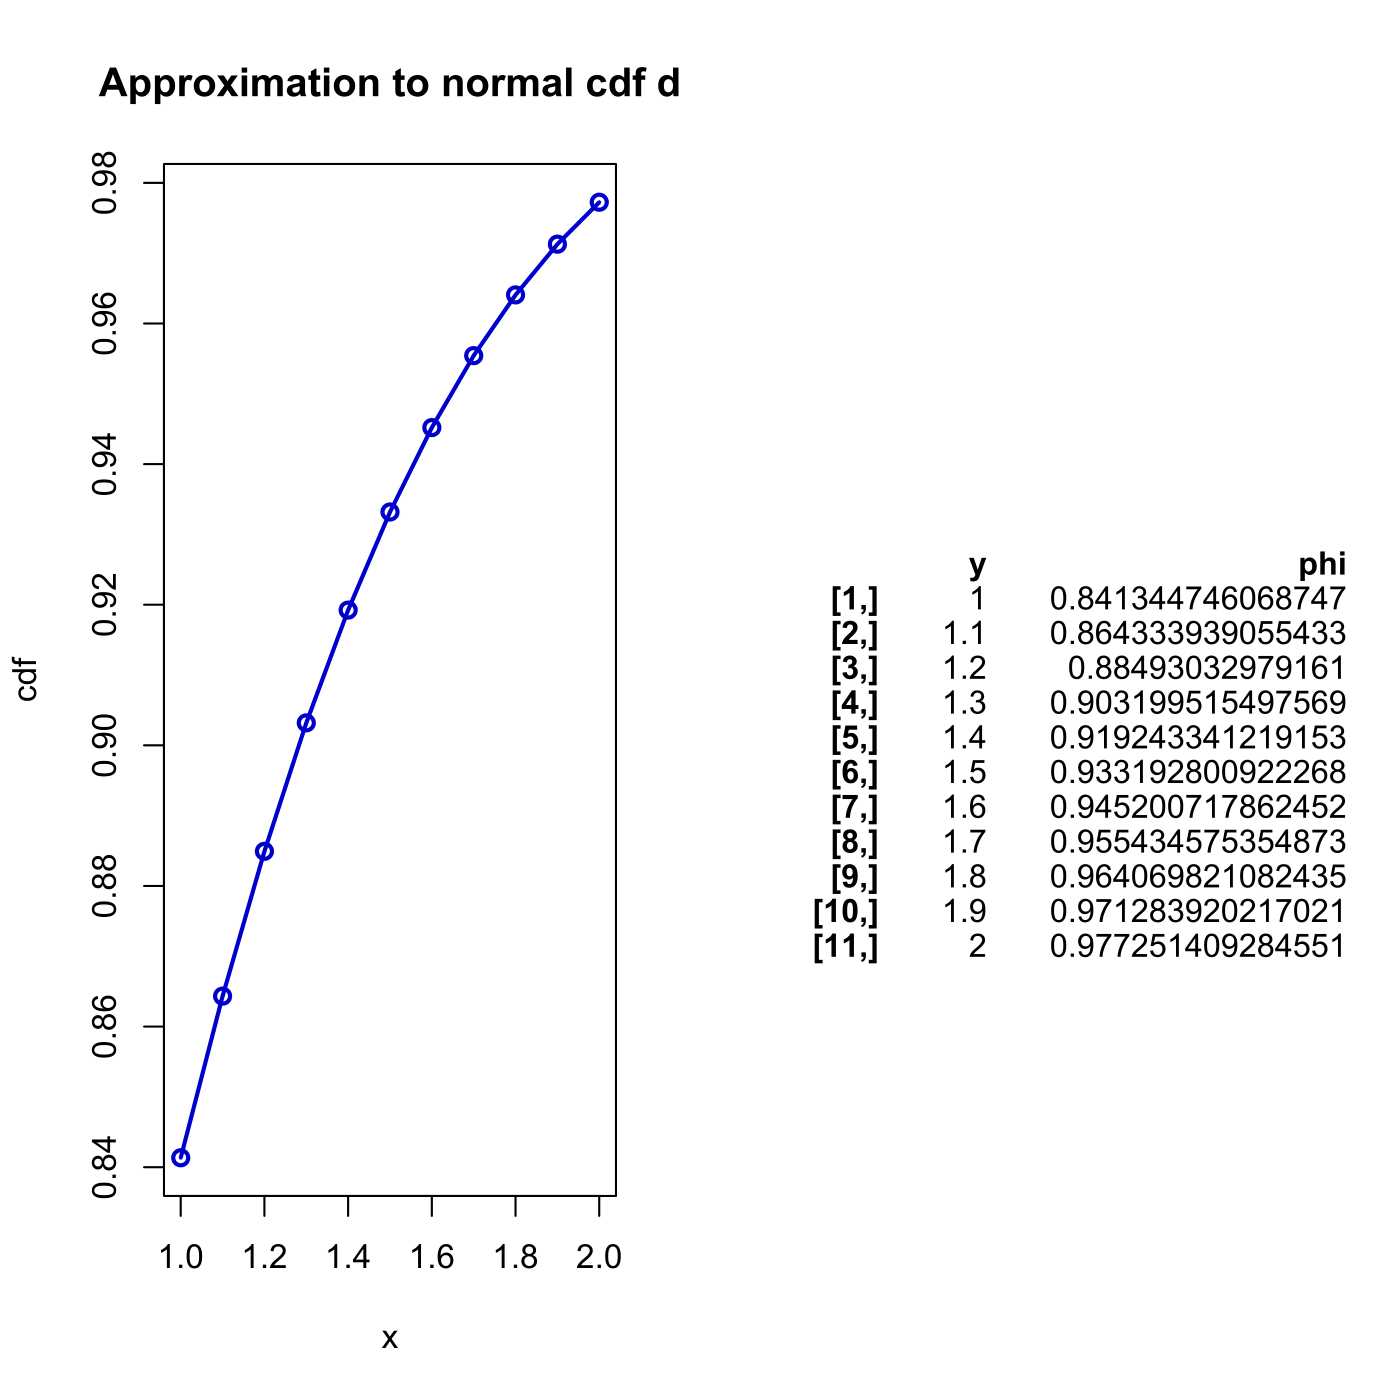

Reproduce this figure in R.
rm(list = ls(all = TRUE))
graphics.off()

# install and load packages
libraries = c("gplots")
lapply(libraries, function(x) if (!(x %in% installed.packages())) {
  install.packages(x)
})
lapply(libraries, library, quietly = TRUE, character.only = TRUE)

# main computation
y   = seq(1, 2, 0.1)   # estimation points
k   = 10               # order number 
n   = 0
sum	= 0
while (n < (k + 1)) {
    sum = sum + ((-1)^n) * y^(2 * n + 1)/(factorial(n) * 2^n * (2 * n + 1))
    n	= n + 1
}
phi = 0.5 + sum/sqrt(2 * pi)

# output
print("Estimation Points")
print(y)
print("Estimated Normal CDF")
print(phi)

# plot
par(mfrow = c(1, 2))
plot(y, phi, lwd = 2, xlab = "x", type = "o", ylab = "cdf", main = "Approximation to normal cdf d", col = "blue3")
textplot(cbind(y, phi)) 
